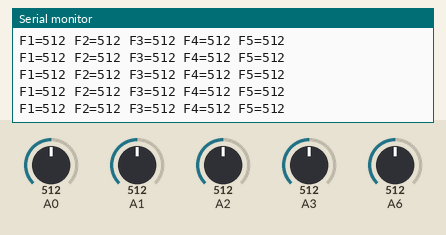
A sketch run on a simulated Arduino Nano, built with avr-gcc and run on an emulated ATmega328P. Parts: the last lines printed to the serial monitor. The inputs (shaded band) are chosen by the test bench; at power-on: A0 = 512, A1 = 512, A2 = 512, A3 = 512, A6 = 512.

Above: at 8.7 s.
8.8 s: A0 set to 106
At 9.6 s:
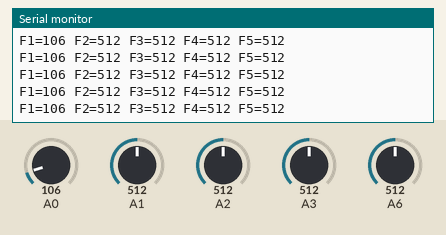
10.3 s: A0 set to 93
At 10.8 s:
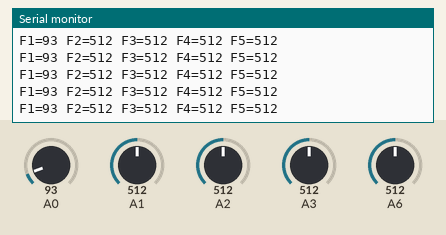
Timing chart, 0 to 12.8 s (numbered marks = the images above; inputs shaded):
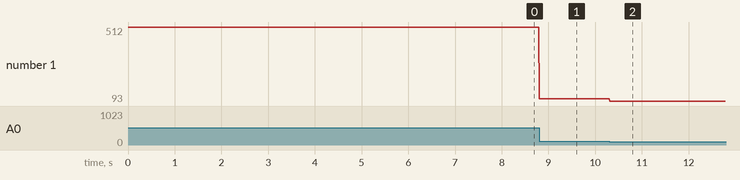

The sketch:

nano.ino
```cpp
void setup() {
  Serial.begin(115200);
}

void loop() {
  int flex1 = analogRead(A0);
  int flex2 = analogRead(A1);
  int flex3 = analogRead(A2);
  int flex4 = analogRead(A3);
  int flex5 = analogRead(A6);

  Serial.print("F1=");
  Serial.print(flex1);

  Serial.print(" F2=");
  Serial.print(flex2);

  Serial.print(" F3=");
  Serial.print(flex3);

  Serial.print(" F4=");
  Serial.print(flex4);

  Serial.print(" F5=");
  Serial.println(flex5);

  delay(10);//~100 Hz
}
```

Measured:
- after the input at 8.8 s, the serial monitor: prints a new line at once (image 1)
- after the input at 10.3 s, the serial monitor: prints a new line at once (image 2)
- plotted number 1: 512 → 106 after the input at 8.8 s, 106 → 93 after the input at 10.3 s
